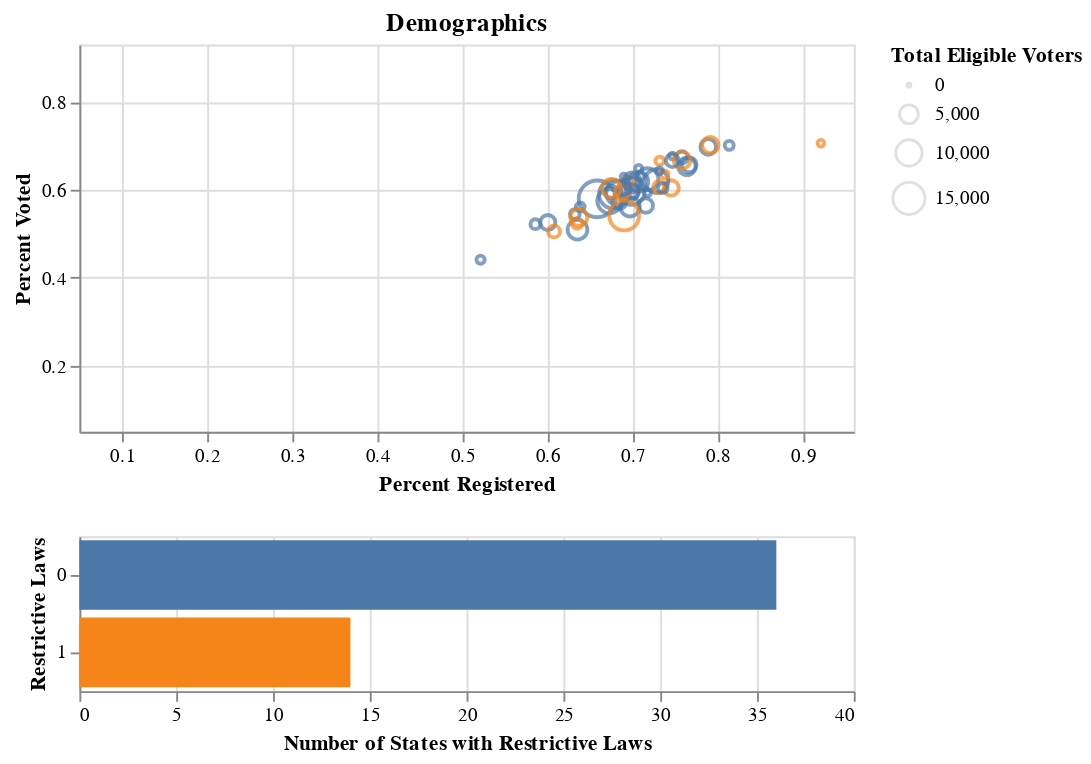

Source (notebook cell):
### Code cell
turnout_sexrace.save('../figures/Voting_SexRace_Chart.html')
turnout_sexrace

### Figure 1 — Vega-Lite specification as saved in the notebook (floating-point values rounded to 4 significant figures; data arrays with more than 128 entries replaced by an {"elided": "..."} marker saying what was removed)
{"config": {"view": {"continuousWidth": 400, "continuousHeight": 300}}, "vconcat": [{"mark": "point", "encoding": {"color": {"condition": {"type": "nominal", "field": "restrictive_id_laws", "legend": null, "selection": "selector003"}, "value": "lightgray"}, "size": {"type": "quantitative", "field": "Total", "title": "Total Eligible Voters"}, "tooltip": [{"type": "nominal", "field": "STATE", "title": "State"}, {"type": "quantitative", "field": "Total", "title": "Total Eligible Voters"}, {"type": "quantitative", "field": "Total Registered", "title": "Percent Registered Voters"}, {"type": "quantitative", "field": "Total Voted", "title": "Percent Voted"}], "x": {"type": "quantitative", "field": "Percent Registered", "scale": {"domain": [0.05, 0.96]}, "title": "Percent Registered"}, "y": {"type": "quantitative", "field": "Percent Voted", "scale": {"domain": [0.05, 0.93]}, "title": "Percent Voted"}}, "height": 200, "selection": {"SelectorName": {"type": "single", "fields": ["Year"], "bind": {"input": "range", "max": 2018, "min": 2000, "name": "Election Year", "step": 2}, "init": {"Year": 2000}}, "Demographic": {"type": "single", "fields": ["Group"], "bind": {"input": "select", "options": ["Total", "Male", "Female", "White", "Black", "Asian & Pacific Islander", "Hispanic"]}, "init": {"Group": "Total"}}, "selector003": {"type": "interval", "encodings": ["x"]}}, "title": "Demographics", "transform": [{"filter": {"selection": "SelectorName"}}, {"filter": {"selection": "Demographic"}}, {"filter": {"selection": "selector004"}}], "width": 400}, {"mark": "bar", "encoding": {"color": {"condition": {"type": "nominal", "field": "restrictive_id_laws", "selection": "selector004"}, "value": "lightgray"}, "x": {"type": "quantitative", "aggregate": "count", "title": "Number of States with Restrictive Laws"}, "y": {"type": "nominal", "field": "restrictive_id_laws", "title": "Restrictive Laws"}}, "height": 80, "selection": {"selector004": {"type": "multi", "encodings": ["color"]}}, "transform": [{"filter": {"selection": "selector003"}}, {"filter": {"selection": "SelectorName"}}, {"filter": {"selection": "Demographic"}}], "width": 400}], "data": {"name": "data-c7fcfa069cca15f9e792db7f3b41255f"}, "$schema": "https://vega.github.io/schema/vega-lite/v4.8.1.json", "datasets": {"data-c7fcfa069cca15f9e792db7f3b41255f": {"elided": "3486 records"}}}
